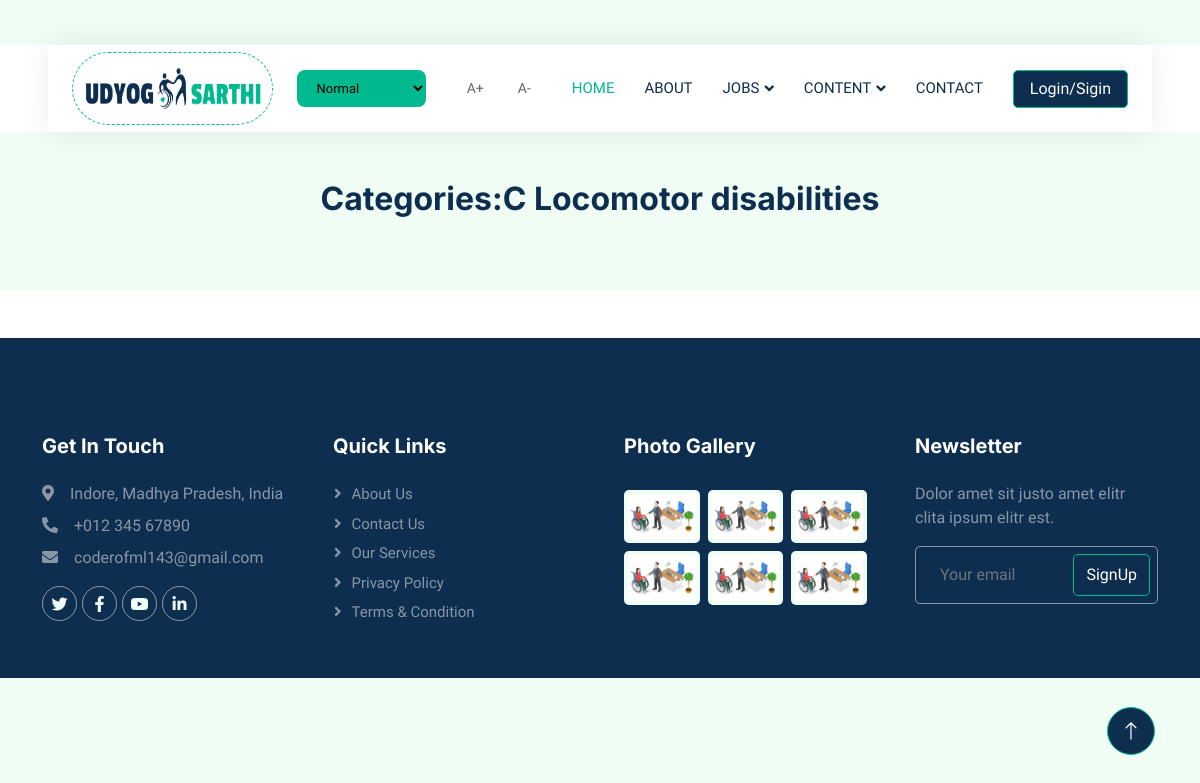
The app's page /usa/disable-blog/c, older data.
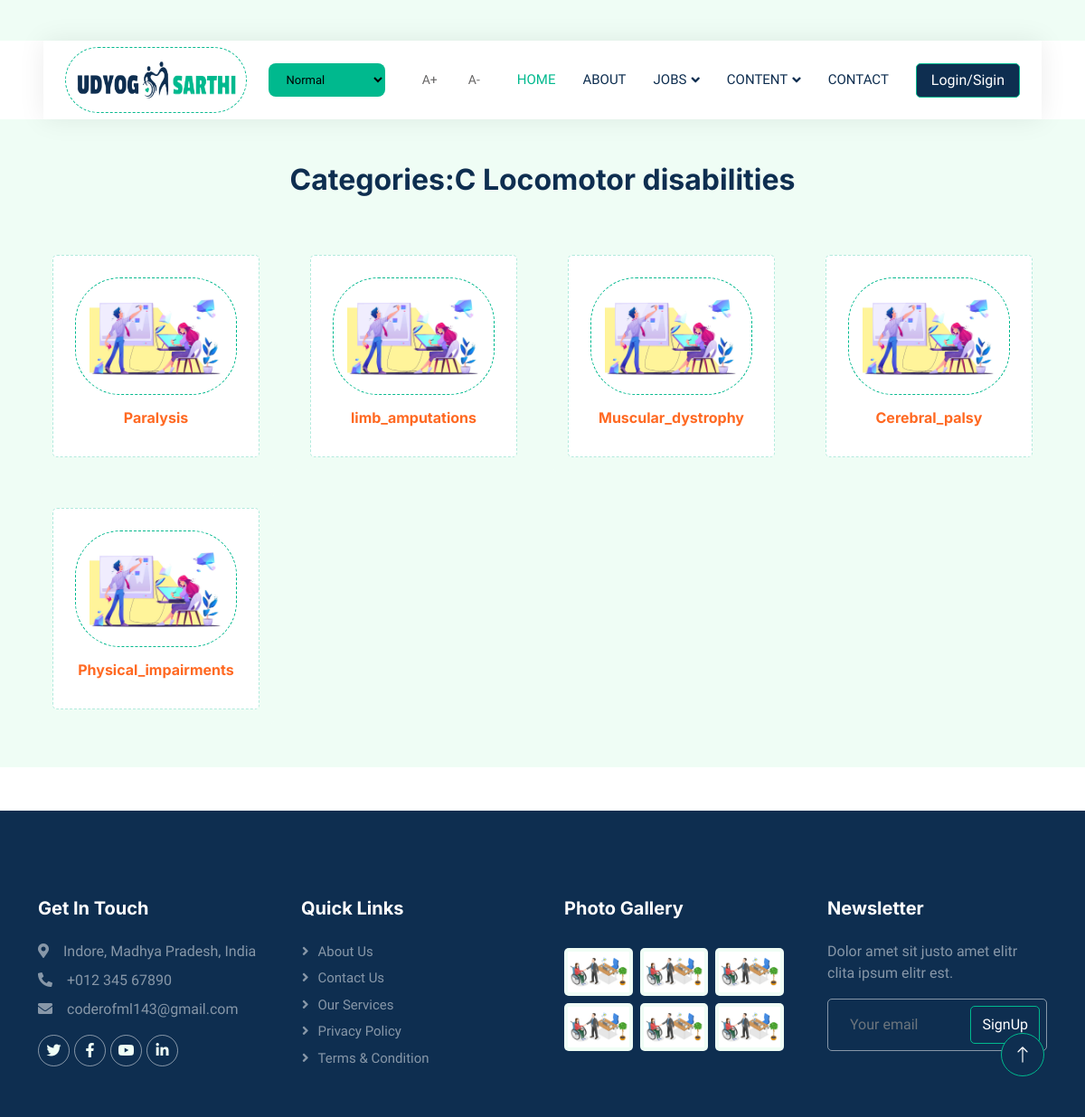
The same page, newer data.
### usa/models.py (models this page shows, shortened)
class DisabilityType(models.Model):
    name = models.CharField(max_length=255, unique=True)
    description = RichTextField()
    job_opportunities = models.ManyToManyField(Job, blank=True)
    categories_choices = [
        ('a', 'Categories A'),
        ('b', 'Categories B'),
        ('c', 'Categories C'),
        ('d', 'Categories D'),
        ('e', 'Categories E'),
        ('o', 'Other'),
    ]
    categories = models.CharField(max_length=10, choices=categories_choices)
    disableimg = models.ImageField(upload_to='disable_images/', default='default_course.jpg')

### usa/views.py (the view)
# urls.py: path('disable-blog/<str:categories>', views.blog_by_type, name="blog_by_type"),
def blog_by_type(request, categories):
    blogs = DisabilityType.objects.filter(categories=categories)
    if categories == 'a':
        title = 'Categories:A Blindness and low vision'
    elif categories == 'b':
        title = 'Categories:B Deaf and Hard of Hearing'
    elif categories == 'c':
        title = 'Categories:C Locomotor disabilities'
    elif categories == 'd':
        title = 'Categories:D Autism, intellectual disability, specific learning disability, and mental illness'
    elif categories == 'e':
        title = 'Categories:E Multiple disabilities'
    template_name = "specific_type.html"
    context = {
        'blogs':blogs,
        'title': title,
    }
    return render(request, template_name, context)

### templates/specific_type.html
{% load static %}
{% include 'header.html' %}
<div class="container-xxl py-5">
    <div class="container">
        <div class="text-center mx-auto mb-5 wow fadeInUp" data-wow-delay="0.1s" style="max-width: 600px;">
            <h2 class="mb-3">{{title}}</h2>
        </div>
        <div class="row g-4">
            {% for blog in blogs %}
                <div class="col-lg-3 col-sm-6 wow fadeInUp" data-wow-delay="0.1s">
                    <a class="cat-item d-block bg-light text-center rounded p-3" href="{% url 'main_dis_type' name=blog.name %}">
                        <div class="rounded p-4">
                            <div class="icon mb-3">
                                <img class="img-fluid" src="{{blog.disableimg.url}}" alt="Icon">
                            </div>
                            <h6>{{blog.name}}</h6>
                        </div>
                    </a>
                </div>
            {% endfor %}
        </div>
    </div>
</div>
{% include 'footer.html' %}

### templates/header.html (shortened to what this page needs)
{% load static %}
{% load usa_tags %}
<!DOCTYPE html>
<html lang="en">
<head>
    <link href="https://cdnjs.cloudflare.com/ajax/libs/font-awesome/5.10.0/css/all.min.css" rel="stylesheet">
    <link href="https://cdn.jsdelivr.net/npm/bootstrap-icons@1.4.1/font/bootstrap-icons.css" rel="stylesheet">
    <link href="{% static 'lib/animate/animate.min.css' %}" rel="stylesheet">
    <link href="{% static 'lib/owlcarousel/assets/owl.carousel.min.css' %}" rel="stylesheet">
    <link href="{% static 'css/bootstrap.min.css' %}" rel="stylesheet">
    <link href="{% static 'css/style.css' %}" rel="stylesheet">
</head>
<body>
    <div class="container-xxl bg-white p-0">
        <div class="container-fluid nav-bar bg-transparent">
            <nav class="navbar navbar-expand-lg bg-white navbar-light py-0 px-4">
                <a href="/" class="navbar-brand d-flex align-items-center text-center">
                    <div class="icon p-2 me-2">
                        <img class="img-fluid" src="{% static 'img/icon-deal.png' %}" alt="Icon" style="width: 201px; height: 55px;">
                    </div>
                </a>
                <div class="d-flex justify-content-center align-items-center" >
                    <select name="type" id="theme-selector"
                         style="background-color: var(--primary); border: none; margin: 8px 0; padding: 10px 15px; font-size: 13px; border-radius: 8px; width: 100%; outline: none;">
                         <option value="theme1">Normal</option>
                    </select>
                </div>
                <div class="d-flex p-4 justify-content-between align-items-center">
                    <button class="btn btn-sm btn-medium p-2 px-3 py-2 rounded-md text-black bg-gray-700 hover:bg-gray-800 hover-text-black" id="increase-font-size">A+</button>
                    <button class="btn btn-sm btn-medium p-2 px-3 py-2 rounded-md text-black bg-gray-700 hover:bg-gray-800 hover-text-black" id="decrease-font-size">A-</button>
                </div>
                <div class="collapse navbar-collapse" id="navbarCollapse">
                    <div class="navbar-nav ms-auto">
                        <a href="/" class="nav-item nav-link active">Home</a>
                        <a href="{% url 'usa:about' %}" class="nav-item nav-link">About</a>
                        <div class="nav-item dropdown">
                            <a href="#" class="nav-link dropdown-toggle" data-bs-toggle="dropdown">Jobs</a>
                        </div>
                        <div class="nav-item dropdown">
                            <a href="#" class="nav-link dropdown-toggle" data-bs-toggle="dropdown">Content</a>
                        </div>
                        <a href="{% url 'usa:contect' %}" class="nav-item nav-link">Contact</a>
                    </div>
                    <a href="{% url 'usa:login' %}" class="btn btn-primary px-3 d-none d-lg-flex">Login/Sigin</a>
                </div>
            </nav>
        </div>

### templates/footer.html (shortened to what this page needs)
{% load static %}
<footer>
    <div class="container-fluid bg-dark text-white-50 footer pt-5 mt-5 wow fadeIn" data-wow-delay="0.1s">
        <div class="container py-5">
            <div class="row g-5">
                <div class="col-lg-3 col-md-6">
                    <h5 class="text-white mb-4">Get In Touch</h5>
                    <p class="mb-2"><i class="fa fa-map-marker-alt me-3"></i>Indore, Madhya Pradesh, India</p>
                    <p class="mb-2"><i class="fa fa-phone-alt me-3"></i>+012 345 67890</p>
                    <p class="mb-2"><i class="fa fa-envelope me-3"></i>coderofml143@gmail.com</p>
                    <div class="d-flex pt-2">
                        <a class="btn btn-outline-light btn-social" href=""><i class="fab fa-twitter"></i></a>
                        <a class="btn btn-outline-light btn-social" href=""><i class="fab fa-facebook-f"></i></a>
                        <a class="btn btn-outline-light btn-social" href=""><i class="fab fa-youtube"></i></a>
                        <a class="btn btn-outline-light btn-social" href=""><i class="fab fa-linkedin-in"></i></a>
                    </div>
                </div>
                <div class="col-lg-3 col-md-6">
                    <h5 class="text-white mb-4">Quick Links</h5>
                    <a class="btn btn-link text-white-50" href="/about">About Us</a>
                    <a class="btn btn-link text-white-50" href="/contact">Contact Us</a>
                    <a class="btn btn-link text-white-50" href="/">Our Services</a>
                    <a class="btn btn-link text-white-50" href="">Privacy Policy</a>
                    <a class="btn btn-link text-white-50" href="">Terms & Condition</a>
                </div>
                <div class="col-lg-3 col-md-6">
                    <h5 class="text-white mb-4">Photo Gallery</h5>
                    <div class="row g-2 pt-2">
                        <div class="col-4">
                            <img class="img-fluid rounded bg-light p-1" src="{% static 'img/property-1.jpg' %}" alt="">
                        </div>
                        <div class="col-4">
                            <img class="img-fluid rounded bg-light p-1" src="{% static 'img/property-2.jpg' %}" alt="">
                        </div>
                        <div class="col-4">
                            <img class="img-fluid rounded bg-light p-1" src="{% static 'img/property-3.jpg' %}" alt="">
                        </div>
                        <div class="col-4">
                            <img class="img-fluid rounded bg-light p-1" src="{% static 'img/property-4.jpg' %}" alt="">
                        </div>
                        <div class="col-4">
                            <img class="img-fluid rounded bg-light p-1" src="{% static 'img/property-5.jpg' %}" alt="">
                        </div>
                        <div class="col-4">
                            <img class="img-fluid rounded bg-light p-1" src="{% static 'img/property-6.jpg' %}" alt="">
                        </div>
                    </div>
                </div>
                <div class="col-lg-3 col-md-6">
                    <h5 class="text-white mb-4">Newsletter</h5>
                    <p>Dolor amet sit justo amet elitr clita ipsum elitr est.</p>
                    <div class="position-relative mx-auto" style="max-width: 400px;">
                        <input class="form-control bg-transparent w-100 py-3 ps-4 pe-5" type="text" placeholder="Your email">
                        <button type="button" class="btn btn-primary py-2 position-absolute top-0 end-0 mt-2 me-2">SignUp</button>
                    </div>
                </div>
            </div>
        </div>
    </div>
    </footer>
<a href="#" class="btn btn-lg btn-primary btn-lg-square back-to-top"><i class="bi bi-arrow-up"></i></a>
</div>
</body>
</html>

### static/css/style.css (style rules this page uses)
:root { --primary: #00B98E; --secondary: #FF6922; --light: #EFFDF5; --dark: #0E2E50; }
body { background-color: var(--light); color: var(--dark); }
.back-to-top { position: fixed; display: none; right: 45px; bottom: 45px; z-index: 99; }
h6 { color: var(--secondary); }
a { color: var(--secondary); }
.container-xxl { background-color: var(--light); }
.btn { transition: .5s; }
.btn.btn-primary, .btn.btn-secondary { color: #FFFFFF; }
.btn.btn-primary, .btn.btn-secondary { background-color: var(--dark); }
.btn-lg-square { width: 48px; height: 48px; }
.btn-square, .btn-sm-square, .btn-lg-square { padding: 0; display: flex; align-items: center; justify-content: center; font-weight: normal; border-radius: 50px; }
.nav-bar { position: relative; margin-top: 45px; padding: 0 3rem; transition: .5s; z-index: 9999; }
.navbar { box-shadow: 0 0 30px rgba(0, 0, 0, .08); }
.navbar .dropdown-toggle::after { border: none; content: "\f107"; font-family: "Font Awesome 5 Free"; font-weight: 900; vertical-align: middle; margin-left: 5px; transition: .5s; }
.navbar-light .navbar-nav .nav-link { margin-right: 30px; padding: 25px 0; color: #FFFFFF; font-size: 15px; text-transform: uppercase; outline: none; }
.navbar-light .navbar-nav .nav-link:hover, .navbar-light .navbar-nav .nav-link.active { color: var(--primary); }
.navbar-light .navbar-brand { height: 75px; }
.navbar-light .navbar-nav .nav-link { color: var(--dark); font-weight: 500; }
.icon { padding: 15px; display: inline-flex; align-items: center; justify-content: center; background: #FFFFFF !important; border-radius: 50px; border: 1px dashed var(--primary) !important; }
.cat-item div { background: #FFFFFF; border: 1px dashed rgba(0, 185, 142, .3); transition: .5s; }
.cat-item div * { transition: .5s; }
.footer .btn.btn-social { margin-right: 5px; width: 35px; height: 35px; display: flex; align-items: center; justify-content: center; color: var(--light); border: 1px solid rgba(255,255,255,0.5); border-radius: 35px; transition: .3s; }
.footer .btn.btn-link { display: block; margin-bottom: 5px; padding: 0; text-align: left; font-size: 15px; font-weight: normal; text-transform: capitalize; transition: .3s; }
.footer .btn.btn-link::before { position: relative; content: "\f105"; font-family: "Font Awesome 5 Free"; font-weight: 900; margin-right: 10px; }
.footer .form-control { border-color: rgba(255,255,255,0.5); }

Row changes from the older to the newer data that the page shows:
added DisabilityType: disableimg (placeholder picture), name "Paralysis"
added DisabilityType: disableimg (placeholder picture), name "limb_amputations"
added DisabilityType: disableimg (placeholder picture), name "Muscular_dystrophy"
added DisabilityType: disableimg (placeholder picture), name "Cerebral_palsy"
added DisabilityType: disableimg (placeholder picture), name "Physical_impairments"
